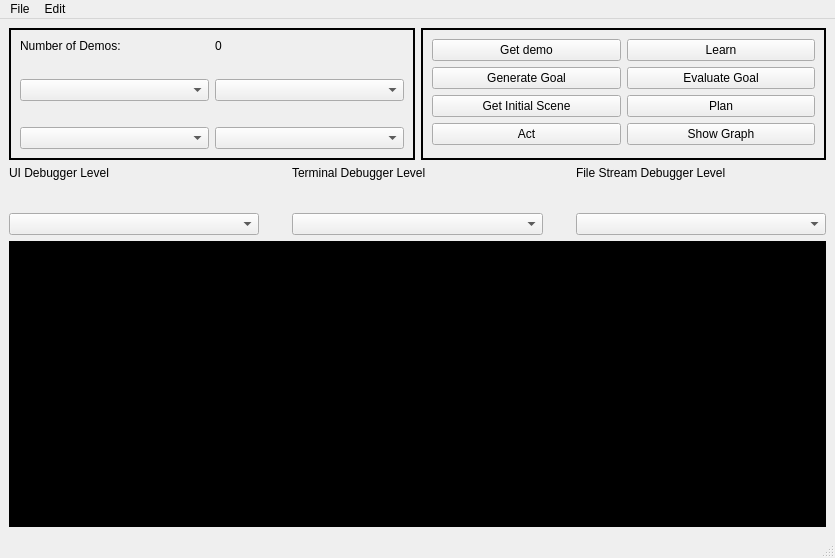
<?xml version="1.0" encoding="UTF-8"?>
<ui version="4.0">
 <class>MainWindow</class>
 <widget class="QMainWindow" name="MainWindow">
  <property name="geometry">
   <rect>
    <x>0</x>
    <y>0</y>
    <width>835</width>
    <height>558</height>
   </rect>
  </property>
  <property name="windowTitle">
   <string>MainWindow</string>
  </property>
  <property name="tabShape">
   <enum>QTabWidget::Rounded</enum>
  </property>
  <widget class="QWidget" name="mainWidget">
   <property name="styleSheet">
    <string notr="true">.QLineEdit, .QTextEdit
{
background-color: rgb(0, 0, 0);
color: rgb(150, 150, 150)
}</string>
   </property>
   <layout class="QGridLayout" name="mainLayout" rowstretch="0,0" columnstretch="1,1">
    <item row="0" column="1">
     <widget class="QFrame" name="actionsFrame">
      <property name="frameShape">
       <enum>QFrame::Box</enum>
      </property>
      <property name="frameShadow">
       <enum>QFrame::Plain</enum>
      </property>
      <property name="lineWidth">
       <number>2</number>
      </property>
      <layout class="QGridLayout" name="actionsLayout">
       <item row="4" column="0">
        <widget class="QPushButton" name="act">
         <property name="text">
          <string>Act</string>
         </property>
        </widget>
       </item>
       <item row="2" column="1">
        <widget class="QPushButton" name="evaluate_goal">
         <property name="text">
          <string>Evaluate Goal</string>
         </property>
        </widget>
       </item>
       <item row="0" column="0">
        <widget class="QPushButton" name="get_demo">
         <property name="text">
          <string>Get demo</string>
         </property>
        </widget>
       </item>
       <item row="2" column="0">
        <widget class="QPushButton" name="generate_goal">
         <property name="text">
          <string>Generate Goal</string>
         </property>
        </widget>
       </item>
       <item row="0" column="1">
        <widget class="QPushButton" name="learn">
         <property name="text">
          <string>Learn</string>
         </property>
        </widget>
       </item>
       <item row="3" column="0">
        <widget class="QPushButton" name="get_init_scene">
         <property name="text">
          <string>Get Initial Scene</string>
         </property>
        </widget>
       </item>
       <item row="4" column="1">
        <widget class="QPushButton" name="show_graph">
         <property name="text">
          <string>Show Graph</string>
         </property>
        </widget>
       </item>
       <item row="3" column="1">
        <widget class="QPushButton" name="plan">
         <property name="text">
          <string>Plan</string>
         </property>
        </widget>
       </item>
      </layout>
     </widget>
    </item>
    <item row="0" column="0">
     <widget class="QFrame" name="slFrame">
      <property name="frameShape">
       <enum>QFrame::Box</enum>
      </property>
      <property name="frameShadow">
       <enum>QFrame::Plain</enum>
      </property>
      <property name="lineWidth">
       <number>2</number>
      </property>
      <layout class="QGridLayout" name="gridLayout">
       <item row="1" column="0">
        <widget class="QLabel" name="num_demos">
         <property name="text">
          <string>Number of Demos:</string>
         </property>
        </widget>
       </item>
       <item row="4" column="0" colspan="2">
        <spacer name="horizontalSpacer">
         <property name="orientation">
          <enum>Qt::Horizontal</enum>
         </property>
         <property name="sizeHint" stdset="0">
          <size>
           <width>40</width>
           <height>20</height>
          </size>
         </property>
        </spacer>
       </item>
       <item row="1" column="1">
        <widget class="QLabel" name="numLabel">
         <property name="text">
          <string>0</string>
         </property>
        </widget>
       </item>
       <item row="3" column="0">
        <widget class="QComboBox" name="sensorComboBox">
         <property name="cursor">
          <cursorShape>ArrowCursor</cursorShape>
         </property>
         <property name="layoutDirection">
          <enum>Qt::LeftToRight</enum>
         </property>
         <property name="currentText">
          <string/>
         </property>
        </widget>
       </item>
       <item row="2" column="0" colspan="2">
        <spacer name="horizontalSpacer_2">
         <property name="orientation">
          <enum>Qt::Horizontal</enum>
         </property>
         <property name="sizeHint" stdset="0">
          <size>
           <width>40</width>
           <height>20</height>
          </size>
         </property>
        </spacer>
       </item>
       <item row="5" column="1">
        <widget class="QComboBox" name="goalGeneratorComboBox"/>
       </item>
       <item row="3" column="1">
        <widget class="QComboBox" name="learnerComboBox"/>
       </item>
       <item row="5" column="0">
        <widget class="QComboBox" name="getDemoComboBox"/>
       </item>
      </layout>
     </widget>
    </item>
    <item row="1" column="0" colspan="2">
     <layout class="QVBoxLayout" name="loggerLayout" stretch="0,0">
      <item>
       <layout class="QHBoxLayout" name="horizontalLayout">
        <property name="spacing">
         <number>33</number>
        </property>
        <item>
         <layout class="QVBoxLayout" name="verticalLayout">
          <item>
           <widget class="QLabel" name="label">
            <property name="text">
             <string>UI Debugger Level</string>
            </property>
           </widget>
          </item>
          <item>
           <widget class="QComboBox" name="guiLogFormatComboBox"/>
          </item>
         </layout>
        </item>
        <item>
         <layout class="QVBoxLayout" name="verticalLayout_4">
          <item>
           <widget class="QLabel" name="label_2">
            <property name="text">
             <string>Terminal Debugger Level</string>
            </property>
           </widget>
          </item>
          <item>
           <widget class="QComboBox" name="terminalLogFormatComboBox"/>
          </item>
         </layout>
        </item>
        <item>
         <layout class="QVBoxLayout" name="verticalLayout_3">
          <item>
           <widget class="QLabel" name="label_3">
            <property name="text">
             <string>File Stream Debugger Level</string>
            </property>
           </widget>
          </item>
          <item>
           <widget class="QComboBox" name="fileLogFormatComboBox"/>
          </item>
         </layout>
        </item>
       </layout>
      </item>
      <item>
       <widget class="QTextEdit" name="loggerText">
        <property name="readOnly">
         <bool>true</bool>
        </property>
       </widget>
      </item>
     </layout>
    </item>
   </layout>
  </widget>
  <widget class="QMenuBar" name="menubar">
   <property name="geometry">
    <rect>
     <x>0</x>
     <y>0</y>
     <width>835</width>
     <height>22</height>
    </rect>
   </property>
   <widget class="QMenu" name="menuFile">
    <property name="title">
     <string>File</string>
    </property>
    <addaction name="load_demos"/>
    <addaction name="write_demos"/>
   </widget>
   <widget class="QMenu" name="menuEdit">
    <property name="title">
     <string>Edit</string>
    </property>
    <addaction name="undo_demo"/>
    <addaction name="redo_demo"/>
    <addaction name="clear_demos"/>
   </widget>
   <addaction name="menuFile"/>
   <addaction name="menuEdit"/>
  </widget>
  <widget class="QStatusBar" name="statusbar"/>
  <action name="load_demos">
   <property name="text">
    <string>Load demos</string>
   </property>
   <property name="shortcut">
    <string>Ctrl+O</string>
   </property>
  </action>
  <action name="write_demos">
   <property name="text">
    <string>Save demos</string>
   </property>
   <property name="shortcut">
    <string>Ctrl+S</string>
   </property>
  </action>
  <action name="undo_demo">
   <property name="text">
    <string>Undo demo</string>
   </property>
   <property name="shortcut">
    <string>Ctrl+Z</string>
   </property>
  </action>
  <action name="redo_demo">
   <property name="text">
    <string>Redo demo</string>
   </property>
   <property name="shortcut">
    <string>Ctrl+R</string>
   </property>
  </action>
  <action name="clear_demos">
   <property name="text">
    <string>Clear demos</string>
   </property>
   <property name="shortcut">
    <string>Ctrl+Shift+Z</string>
   </property>
  </action>
 </widget>
 <resources/>
 <connections/>
</ui>
